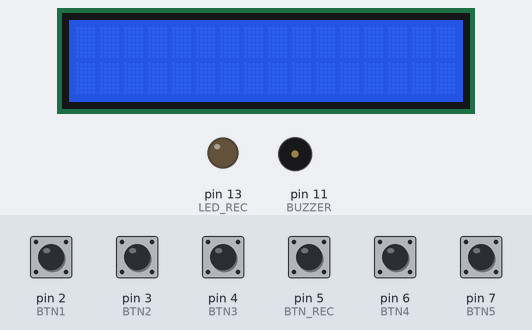
The sketch below on a simulated Arduino Uno, built with avr-gcc and run on an emulated ATmega328P. Parts: 16×2 character LCD, output pins drawn as LEDs (lit = HIGH), buzzer (waves = sounding). Inputs (shaded band) come from the test bench; at power-on: pin 2 (BTN1), pin 3 (BTN2), pin 4 (BTN3), pin 5 (BTN_REC), pin 6 (BTN4), pin 7 (BTN5) LOW. What the sketch prints to the serial monitor is not drawn.

Above: at 1.2 s.
1.3 s: pin 5 (BTN_REC) pulled HIGH for 1 s
At 2.8 s:
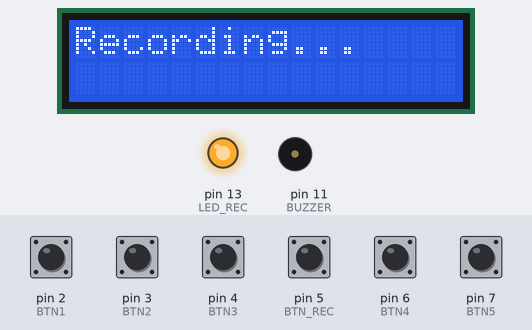
3.8 s: pin 2 (BTN1) pulled HIGH for 0.15 s
At 3.95 s:
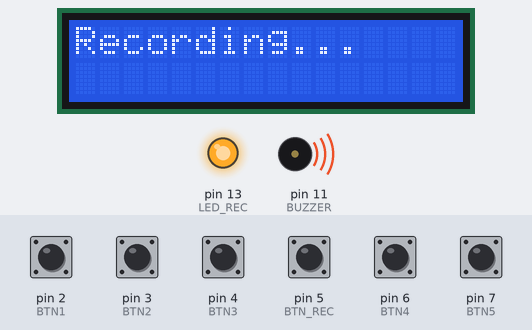
5.6 s: pin 5 (BTN_REC) pulled HIGH for 1 s
At 8.1 s:
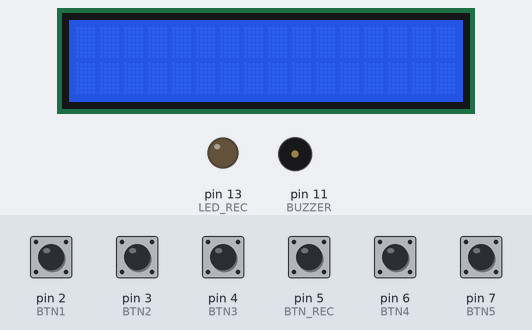
8.4 s: pin 6 (BTN4) pulled HIGH for 0.15 s
At 8.55 s:
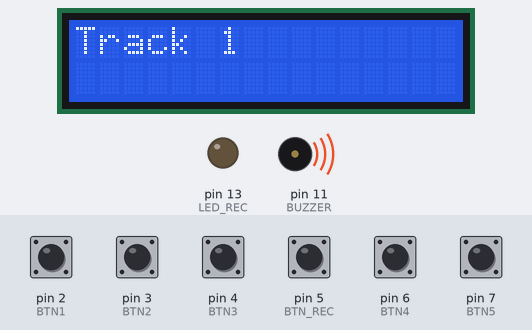
10.2 s: pin 5 (BTN_REC) pulled HIGH for 0.15 s
Timing chart, 0 to 12.9 s (numbered marks = the images above; inputs shaded):
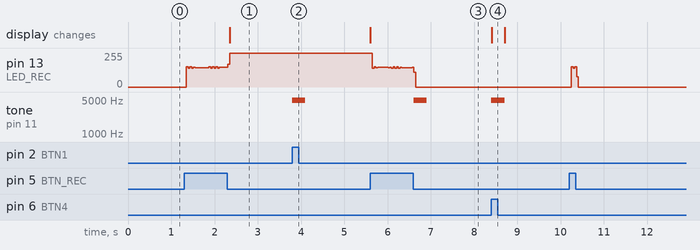

The sketch:

music_box.ino
```cpp
/////////////////////////////////////////////////
//
// Desafio - Programação em C/Arduino C
// CMMS - MEI - Maio de 2021
// Pedro Araújo - 20780
//
/////////////////////////////////////////////////

#include <LiquidCrystal.h>

// Portas ocupadas pelo LCD
enum{
    LCD_RS = A0,
    LCD_EN = A1,
    LCD_D4 = A2,
    LCD_D5 = A3,
    LCD_D6 = A4,
    LCD_D7 = A5
};

LiquidCrystal lcd(LCD_RS, LCD_EN, LCD_D4, LCD_D5, LCD_D6, LCD_D7);

//Portas dos botoes e LED
#define BTN1 	2  	// Verde
#define BTN2 	3  	// Amarelo
#define BTN3 	4 	// Laranja
#define BTN4 	6 	// Castanho
#define BTN5 	7 	// Rosa

#define BTN_REC 5 	// Roxo

#define BUZZER 	11  // BUZZER

#define LED_REC 13 	// LED connected in pin 13

//Estrutura que define as musicas que podem ser gravadas (max: 5)
struct AllSongs {
  unsigned int ONE, TWO, THREE, FOUR, FIVE;
};
AllSongs all_songs[50] = {}; //Array que contem as musicas gravadas
int count_songs = 1; //Total de musicas gravadas
int song_to_play = 0; //Musica que deve ser reproduzida

int recording = 0; //0 -> nao esta a gravas; 1-> esta a gravar
int reacorded_song[100]; //musica acabada de gravar
int count = 0; //notas totais da musica abada de gravar

/////////////////////////////////////////////////
// Função Setup - Inicialização
/////////////////////////////////////////////////
void setup() {
  Serial.begin(9600);

  // Define pinos dos push buttons e LED
  pinMode(BTN1, INPUT);
  pinMode(BTN2, INPUT);
  pinMode(BTN3, INPUT);
  pinMode(BTN4, INPUT);
  pinMode(BTN5, INPUT);

  pinMode(BTN_REC, INPUT);
  pinMode(LED_REC, OUTPUT);

  //Tamanho total de todas as musicas
  int len_all_songs = sizeof (all_songs) / sizeof (all_songs[0]);

  //Inicia o LCD
  lcd.begin(16, 2);
  }

/////////////////////////////////////////////////
// Função Loop - Loop de controlo
/////////////////////////////////////////////////
void loop() {
  //Le o estado dos botoes
  int state_btn1 = digitalRead(BTN1);
  int state_btn2 = digitalRead(BTN2);
  int state_btn3 = digitalRead(BTN3);
  int state_btn4 = digitalRead(BTN4);
  int state_btn5 = digitalRead(BTN5);

  int state_btn_rec = digitalRead(BTN_REC);

  //Comeca a gravacao
  if (state_btn_rec == HIGH) {
  	lcd_print_string("Recording...", 0, 0, false);
    noTone(BUZZER);
    recording = 1;
  }

  //Executa enquanto estiver a gravar
  while (recording == 1) {
  	digitalWrite(LED_REC, HIGH);
    int state_btn1_rec = digitalRead(BTN1);
  	int state_btn2_rec = digitalRead(BTN2);
  	int state_btn3_rec = digitalRead(BTN3);

    int state_btn_stop_rec = digitalRead(BTN_REC);

    //Se o botao de gravar for apertado outra vez, para a gravacao
    if (state_btn_stop_rec == HIGH){
    	noTone(BUZZER);
      	recording = 0;
       	lcd_print_string("", 0, 0, true);
    	digitalWrite(LED_REC, LOW);
      	return;
    }

    //Nota musical 1
    if (state_btn1_rec == HIGH){
    	tone(BUZZER, 4978);
      	reacorded_song[count] = 4978;
      	count++;
      	delay(300);
    	noTone(BUZZER);
    }
    //Nota musical 2
    if (state_btn2_rec == HIGH){
    	tone(BUZZER, 1245);
      	reacorded_song[count] = 1245;
      	count++;
      	delay(300);
    	noTone(BUZZER);
    }
    //Nota musical 3
    if (state_btn3_rec == HIGH){
    	tone(BUZZER, 208);
      	reacorded_song[count] = 208;
      	count++;
      	delay(300);
    	noTone(BUZZER);
    }

  }

  //Exemplo da nota musical 1
  if (state_btn1 == HIGH) {
    tone(BUZZER, 4978);
	delay(300);
    noTone(BUZZER);
  }
  //Exemplo da nota musical 2
  if (state_btn2 == HIGH) {
  	tone(BUZZER, 1245);
    delay(300);
    noTone(BUZZER);
  }
  //Exemplo da nota musical 3
  if (state_btn3 == HIGH) {
  	tone(BUZZER, 208);
    delay(30);
    noTone(BUZZER);
  }

  //Quando uma gravação para, a musica acabada de gravar e passada
  //para o array com todas as musicas
  if (count != 0){
    //Dentro do array, a musica e alocada numa das variaveis da estrutura
	for(int i = 0; i < count; i++){
      	tone(BUZZER, reacorded_song[i]);
      if (count_songs == 1){
      	all_songs[i].ONE = reacorded_song[i];
      	Serial.println(all_songs[i].ONE);
      }
      if (count_songs == 2){
      	all_songs[i].TWO = reacorded_song[i];
      	Serial.println(all_songs[i].TWO);
      }
      if (count_songs == 3){
      	all_songs[i].THREE = reacorded_song[i];
      	Serial.println(all_songs[i].THREE);
      }
      if (count_songs == 4){
      	all_songs[i].FOUR = reacorded_song[i];
      	Serial.println(all_songs[i].FOUR);
      }
      if (count_songs == 5){
      	all_songs[i].FIVE = reacorded_song[i];
      	Serial.println(all_songs[i].FIVE);
      }
       	delay(300);
    }
    count = 0;
    count_songs++;
    if (song_to_play == 0) {song_to_play++;}
    noTone(BUZZER);
  }

  //Reproduz a musica selecionada (default: musica 1)
  if (state_btn4 == HIGH) {
	playRecordedSong();
  }

  //Muda a musica selecionada para a proxima
  if (state_btn5 == HIGH) {
    song_to_play++;
    playRecordedSong();
  }

}

//Reproduz a musica selecionada do array de todas as musicas
void playRecordedSong(){
    int j = 0;
    if (song_to_play >= count_songs) {
      song_to_play = 1;
    }
    if (count_songs > 1 && song_to_play == 1) {
      lcd_print_string("Track 1", 0, 0, true);
      int size_song = sizeof (all_songs[0].ONE) + 1;
  		for (j = 0; j < size_song; j++){
          if (all_songs[j].ONE != 0) {
      		tone(BUZZER, all_songs[j].ONE);
          	Serial.println(all_songs[j].ONE);
          	delay(300);
          }
    	}
      lcd_print_string("", 0, 0, true);
      noTone(BUZZER);
    }
    if (count_songs > 2 && song_to_play == 2) {
      lcd_print_string("Track 2", 0, 0, true);
      int size_song = sizeof (all_songs[0].TWO) + 1;
  		for (j = 0; j < size_song; j++){
          if (all_songs[j].TWO != 0) {
          	delay(300);
      		tone(BUZZER, all_songs[j].TWO);
          	Serial.println(all_songs[j].TWO);
          }
    	}
      lcd_print_string("", 0, 0, true);
      noTone(BUZZER);
    }
    if (count_songs > 3 && song_to_play == 3) {
      lcd_print_string("Track 3", 0, 0, true);
      int size_song = sizeof (all_songs[0].THREE) + 1;
  		for (j = 0; j < size_song; j++){
          if (all_songs[j].THREE != 0) {
          	delay(300);
      		tone(BUZZER, all_songs[j].THREE);
          	Serial.println(all_songs[j].THREE);
          }
    	}
      lcd_print_string("", 0, 0, true);
      noTone(BUZZER);
    }

    if (count_songs > 4 && song_to_play == 4) {
      lcd_print_string("Track 4", 0, 0, true);
      int size_song = sizeof (all_songs[0].FOUR) + 1;
  		for (j = 0; j < size_song; j++){
          if (all_songs[j].FOUR != 0) {
          	delay(300);
      		tone(BUZZER, all_songs[j].FOUR);
          	Serial.println(all_songs[j].FOUR);
          }
    	}
      lcd_print_string("", 0, 0, true);
      noTone(BUZZER);
    }
    if (count_songs > 5 && song_to_play == 5) {
      lcd_print_string("Track 5", 0, 0, true);
      int size_song = sizeof (all_songs[0].FIVE) + 1;
  		for (j = 0; j < size_song; j++){
          if (all_songs[j].FIVE != 0) {
          	delay(300);
      		tone(BUZZER, all_songs[j].FIVE);
          	Serial.println(all_songs[j].FIVE);
          }
    	}
      lcd_print_string("", 0, 0, true);
      noTone(BUZZER);
    }
}

//Imprime uma mensagem no LCD
void lcd_print_string(String s, int col, int row, bool clear){
    if(clear){
        lcd.clear();
    }

    lcd.setCursor(col, row);
    lcd.print(s);
}
```

Measured:
- after the input at 1.3 s, the display: changes after 1.1 s (image 1)
- after the input at 3.8 s, tone on pin 11 (BUZZER): silent → 4978 Hz at once, → silent 0.30 s later
- after the input at 5.6 s, tone on pin 11 (BUZZER): silent → 4978 Hz after 1.0 s, → silent 0.30 s later; the display: changes at once (image 3)
- after the input at 8.4 s, tone on pin 11 (BUZZER): silent → 4978 Hz at once, → silent 0.30 s later; the display: changes at once (image 4)
